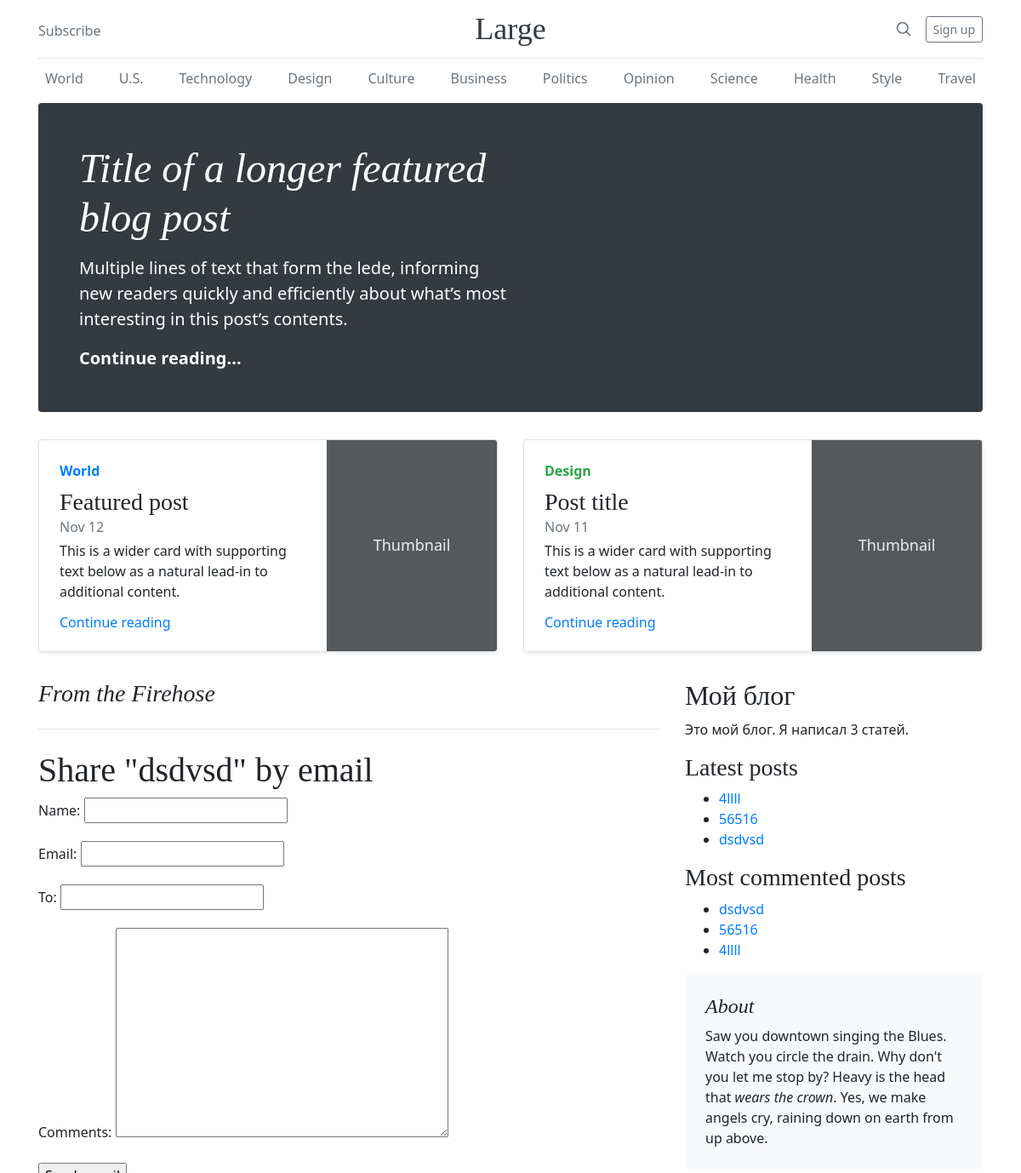
/blog/1/share/ (upper part), run on an earlier commit of the app's database.
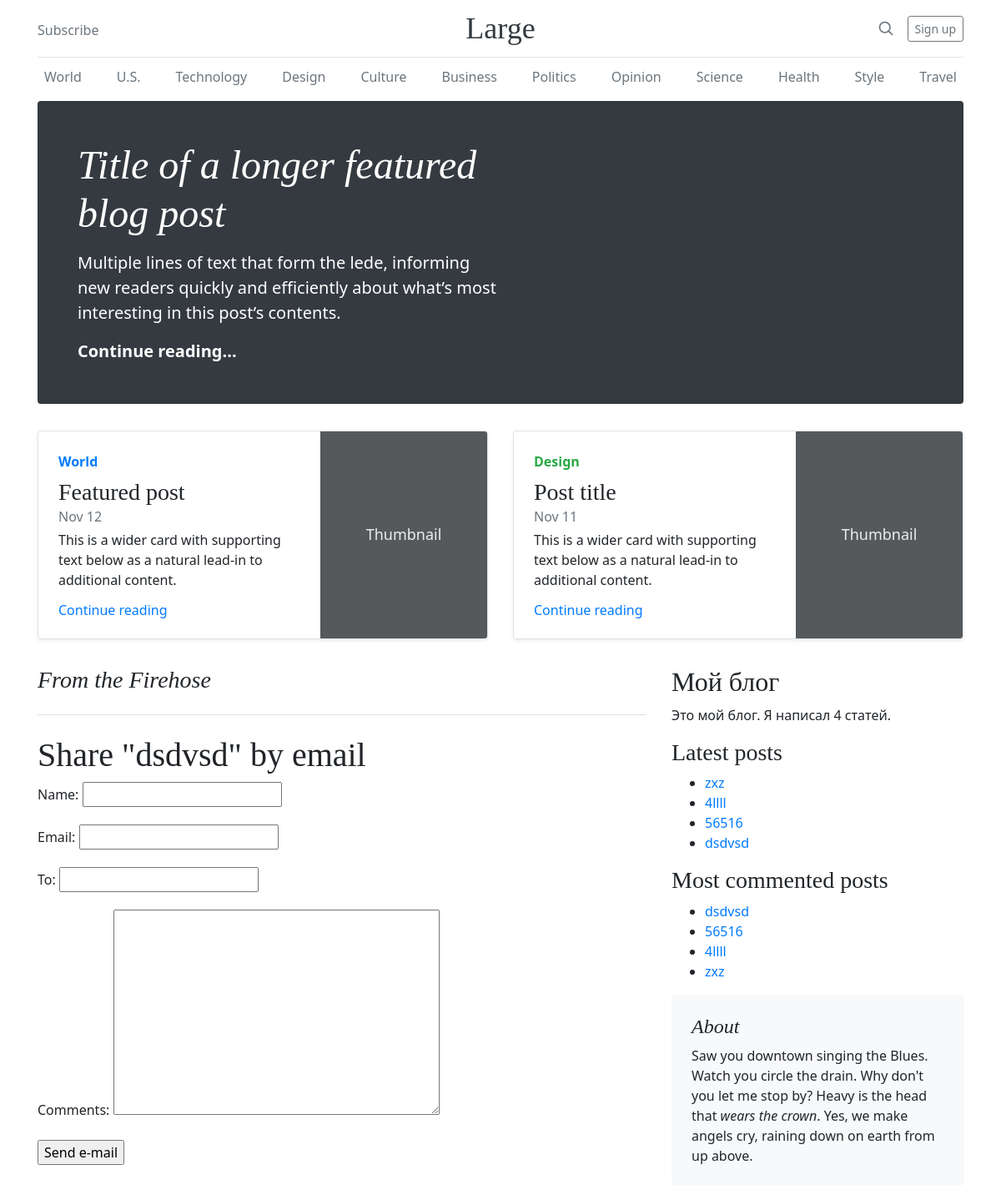
And on a later commit of the database.
### blog/models.py (models this page shows, shortened)
class Post(models.Model):
    STATUS_CHOICES = (
        ('draft', 'Draft'),
        ('published', 'Published'),
    )
    title = models.CharField(max_length=250)
    slug = models.SlugField(max_length=250,unique_for_date='publish')
    author = models.ForeignKey(User,on_delete=models.CASCADE,
                                related_name='blog_posts')
    body = models.TextField()
    publish = models.DateTimeField(default=timezone.now)
    created = models.DateTimeField(auto_now_add=True)
    updated = models.DateTimeField(auto_now=True)
    status = models.CharField(max_length=10,choices=STATUS_CHOICES,default='draft')
    objects = models.Manager()
    published = PublishedManager()
    tags =TaggableManager()
    class Meta:
        ordering = ('-publish',)
    def get_absolute_url(self):
        return reverse('blog:post_detail', args=[self.publish.year,self.publish.month,
                                                 self.publish.day, self.slug])

### blog/views.py (the view)
# urls.py: path('<int:post_id>/share/', views.post_share, name='post_share'),
def post_share(request, post_id):
    post = get_object_or_404(Post, id = post_id, status = 'published')
    sent = False
    if request.method == 'POST':
        form = EmailPostForm(request.POST)
        if form.is_valid():
            cd = form.cleaned_data
            post_url = request.build_absolute_uri(post.get_absolute_url())
            subject = '{} ({}) recommends you reading "{}"'.format(cd['name'], cd['email'], post.title)
            message = 'Read "{}" at {}\n\n{}\'s comments:{}'.format(post.title, post_url, cd['name'], cd['comments'])
            send_mail(subject, message, 'admin@myblog.com', [cd['to']])
            sent = True
    else:
        form = EmailPostForm()
    return render(request, 'blog/post/share.html',{'post': post, 'form': form, 'sent': sent})

### blog/forms.py
class EmailPostForm(forms.Form):
    name = forms.CharField(max_length=25)
    email = forms.EmailField()
    to = forms.EmailField()
    comments = forms.CharField(required=False, widget=forms.Textarea)

### blog/models.py (called while the page is built)
    def get_queryset(self):
        return super().get_queryset().filter(status = 'published')

### blog/templatetags/blog_tags.py (called while the page is built)
@register.simple_tag
def total_posts():
    return Post.published.count()

@register.inclusion_tag('blog/post/latest_posts.html')
def show_latest_posts(count=5):
    latest_posts = Post.published.order_by('-publish')[:count]
    return {'latest_posts':latest_posts}

@register.simple_tag
def get_most_commented_posts(count=5):
    return Post.published.annotate(total_comments=Count('comments')).order_by('-total_comments')[:count]

### blog/templates/blog/post/share.html (shortened to what this page needs)
{% extends "blog/base.html" %}
{% block content %}
    {% if sent %}
        <h1>Письмо отправлено</h1>
        <p>"{{ post.title }}" успешно отправлено для {{ form.cleaned_data.to }}.</p>
    {% else %}
        <h1>Share "{{ post.title }}" by email</h1>
        <form action="." method="post">
            {{ form.as_p }}
            <input type="submit" value="Send e-mail">
        </form>
    {% endif %}
{% endblock %}

### blog/templates/blog/base.html (shortened to what the changed rows need)
{% load blog_tags %}
{% load static %}
<!doctype html>
<html lang="en">
  <head>
<link href="{% static '/blog/assets/dist/css/bootstrap.min.css' %}" rel="stylesheet">
    <link href="{% static "blog/css/blog.css" %}" rel="stylesheet">
  <link href="{% static 'blog/css/style.css' %}" rel="stylesheet" type="text/css">
  </head>
  <body>
<div class="container">
  <div class="jumbotron p-4 p-md-5 text-white rounded bg-dark">
    <div class="col-md-6 px-0">
      <h1 class="display-4 font-italic">Title of a longer featured blog post</h1>
    </div>
  </div>
</div>
<main role="main" class="container">
  <div class="row">
    <div class="col-md-8 blog-main">
<div id="content">
{% block content %}
{% endblock %}
</div>
    </div>
    <aside class="col-md-4 blog-sidebar">
        <div id="sidebar">
    <h2>Мой блог</h2>
    <p>Это мой блог. Я написал {% total_posts %} статей.</p>
    <h3>Latest posts</h3>
    {% show_latest_posts %}
            <h3>Most commented posts</h3>
{% get_most_commented_posts as most_commented_posts %}
<ul>
{% for post in most_commented_posts %}
<li><a href="{{ post.get_absolute_url }}">{{ post.title }}</a></li>
{% endfor %}
</ul>
</div>
    </aside>
  </div>
</main>
  </body>
</html>

### blog/templates/blog/post/latest_posts.html
<ul>
    {% for post in latest_posts %}
        <li><a href="{{ post.get_absolute_url }}">{{ post.title }}</a> </li>
    {% endfor %}
</ul>

What changed in the data, as far as the page shows it:
added Post: title "zxz"
Also different on the page:
text no longer shown: "3"
text now shown: "4"
